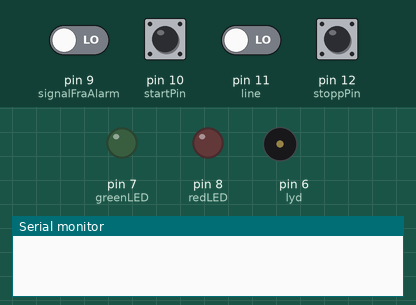
Recording of a sketch running on a simulated Arduino Uno, built with avr-gcc and run on an emulated ATmega328P. Shown: output pins drawn as LEDs (lit = HIGH), buzzer (waves = sounding), the last lines printed to the serial monitor. The inputs (shaded band) are chosen by the test bench; at power-on: pin 9 (signalFraAlarm), pin 10 (startPin), pin 11 (line), pin 12 (stoppPin) LOW.

Above: at 1.3 s.
1.4 s: pin 9 (signalFraAlarm) driven HIGH
At 2.6 s:
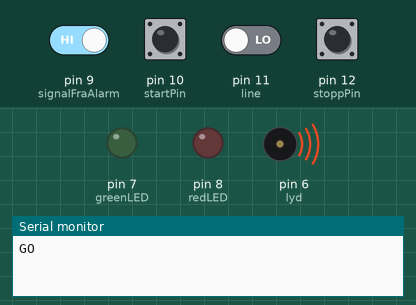
2.9 s: pin 10 (startPin) pulled HIGH for 0.15 s
At 3.6 s:
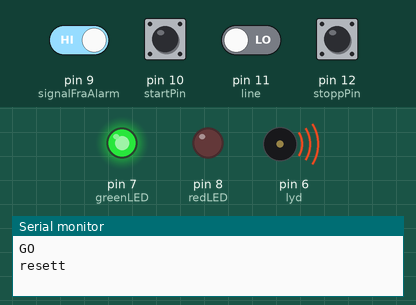
Timing chart, 0 to 5.9 s (numbered marks = the images above; inputs shaded):
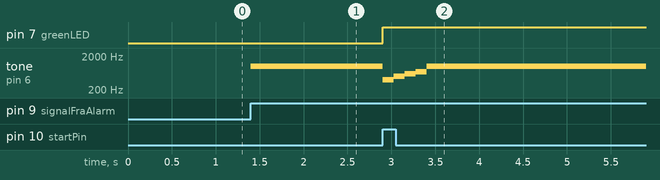

The sketch:

Spill.ino
```cpp
// Noter.
#include "pitches.h";

// Porter.
const int lyd = 6;
const int greenLED = 7;
const int redLED = 8;
const int signalFraAlarm = 9;
const int startPin = 10;
const int line = 11;
const int stoppPin = 12;

// 0 = alarmen har ikke gått før.
// 1 = alarmen har gått før.
int alarmState = 0;

// 0 = Start-pinnen har aldri blitt touchet eller spillet har blitt failet ved å touche linen.
// 1 = Start-pinnen har blitt touchet og brukeren kan prøve å vinne spillet.
// 2 = Spillet er vunnet.
int spillState = 0;

void setup() {

  Serial.begin(9600);

  //Pin-mode
  pinMode(greenLED, OUTPUT);
  pinMode(redLED, OUTPUT);

}

void loop() {

  // Hvis alarmen ikke har gått før og Alarm-arduinoen sier ifra, så starter spillet.
  if (alarmState == 0 && millis() > 500) {
    if (digitalRead(signalFraAlarm) == HIGH) {

      Serial.println("GO");

      alarm();
      spill();
      alarmState = 1;
    }
  }
}

// Kontrollerer hele spillet.
void spill() {

 // Så lenge spillet ikke er vunnet så forsetter programmet.
  while (spillState != 2) {

    // Hvis startpinnen har blitt touchet.
    while (spillState == 1) {

      // Hvis linen touches så går spillet inn i failed-mode.
      if (digitalRead(line) == HIGH) {

        Serial.println("fail");
        spillState = 0;
        fail();
      }

      // Hvis stopp-pinnen touches uten at linen har blitt touchet så vinner mann.
      if (digitalRead(stoppPin) == HIGH) {

        Serial.println("vinn");
        spillState = 2;
        stopp();
      }
    }

    /* // Hvis spillet skal kunne resettes etter å ha vunnet.
    if (spillState == 2) {
      if (digitalRead(startPin) == HIGH) {

        spillState = 1;
        start();
      }
    }*/

    // Resetter spillet når start-pinnen touches.
    if (digitalRead(startPin) == HIGH && spillState != 2) {

        Serial.println("resett");
        spillState = 1;
        start();
    }
  }
}

// Skrur på alarm-lyden.
void alarm() {

  noTone(lyd);
  tone(lyd, 1000);
}

// Skrur på det grønne lyset og spiller en lyd for å gi tilbakemelding til brukeren at spillet er klart.
void start() {

  digitalWrite(redLED, LOW);
  digitalWrite(greenLED, HIGH);

  noTone(lyd);
  tone(lyd, 400);
  delay(125);
  tone(lyd, 500);
  delay(125);
  tone(lyd, 600);
  delay(125);
  tone(lyd, 700);
  delay(125);
  alarm();
}

// Skrur paa det rød lyset og spiller en lyd for å gi tilbakemlding til brukeren på at han har touchet linen.
void fail() {

  digitalWrite(greenLED, LOW);
  digitalWrite(redLED, HIGH);
  noTone(lyd);
  tone(lyd, 1400);
  delay(500);
  alarm();
}

// Skrur av alarmen og spiller en mario power-up lyd for å gi tilbakemelding til brukeren om at han har vunnet.
void stopp() {

  digitalWrite(greenLED, LOW);
  noTone(lyd);
  mario();
}

// Spiller av mario power-up lyd.
void mario() {

  // Melodien i noter. Notene er deklarert i pitches.h.
  int melodi[] = { NOTE_C5, NOTE_G4, NOTE_C5, NOTE_E5, NOTE_G5, NOTE_C6, NOTE_G5, NOTE_GS4, NOTE_C5, NOTE_DS5, NOTE_GS5, NOTE_E5, NOTE_A5, NOTE_C6, NOTE_DS6, NOTE_GS6, NOTE_DS6, NOTE_AS4, NOTE_D5, NOTE_F5, NOTE_AS5, NOTE_F5, NOTE_B5, NOTE_D6, NOTE_F6, NOTE_AS6, NOTE_F6 };

  for (int i = 0; i < 27; i++) {

    tone(lyd, melodi[i]);

    // De første 26 notene er åttendedelsnoter.
    if (i != 26) {
      delay(1000/27);
    noTone(lyd);

    // Den siste noten er en sekstendedelsnote.
    } else {
      delay(1000/27*2);
      noTone(lyd);
    }
  }
}
```

pitches.h
```cpp
/*************************************************
 * Public Constants
 *************************************************/

#define NOTE_B0  31
#define NOTE_C1  33
#define NOTE_CS1 35
#define NOTE_D1  37
#define NOTE_DS1 39
#define NOTE_E1  41
#define NOTE_F1  44
#define NOTE_FS1 46
#define NOTE_G1  49
#define NOTE_GS1 52
#define NOTE_A1  55
#define NOTE_AS1 58
#define NOTE_B1  62
#define NOTE_C2  65
#define NOTE_CS2 69
#define NOTE_D2  73
#define NOTE_DS2 78
#define NOTE_E2  82
#define NOTE_F2  87
#define NOTE_FS2 93
#define NOTE_G2  98
#define NOTE_GS2 104
#define NOTE_A2  110
#define NOTE_AS2 117
#define NOTE_B2  123
#define NOTE_C3  131
#define NOTE_CS3 139
#define NOTE_D3  147
#define NOTE_DS3 156
#define NOTE_E3  165
#define NOTE_F3  175
#define NOTE_FS3 185
#define NOTE_G3  196
#define NOTE_GS3 208
#define NOTE_A3  220
#define NOTE_AS3 233
#define NOTE_B3  247
#define NOTE_C4  262
#define NOTE_CS4 277
#define NOTE_D4  294
#define NOTE_DS4 311
#define NOTE_E4  330
#define NOTE_F4  349
#define NOTE_FS4 370
#define NOTE_G4  392
#define NOTE_GS4 415
#define NOTE_A4  440
#define NOTE_AS4 466
#define NOTE_B4  494
#define NOTE_C5  523
#define NOTE_CS5 554
#define NOTE_D5  587
#define NOTE_DS5 622
#define NOTE_E5  659
#define NOTE_F5  698
#define NOTE_FS5 740
#define NOTE_G5  784
#define NOTE_GS5 831
#define NOTE_A5  880
#define NOTE_AS5 932
#define NOTE_B5  988
#define NOTE_C6  1047
#define NOTE_CS6 1109
#define NOTE_D6  1175
#define NOTE_DS6 1245
#define NOTE_E6  1319
#define NOTE_F6  1397
#define NOTE_FS6 1480
#define NOTE_G6  1568
#define NOTE_GS6 1661
#define NOTE_A6  1760
#define NOTE_AS6 1865
#define NOTE_B6  1976
#define NOTE_C7  2093
#define NOTE_CS7 2217
#define NOTE_D7  2349
#define NOTE_DS7 2489
#define NOTE_E7  2637
#define NOTE_F7  2794
#define NOTE_FS7 2960
#define NOTE_G7  3136
#define NOTE_GS7 3322
#define NOTE_A7  3520
#define NOTE_AS7 3729
#define NOTE_B7  3951
#define NOTE_C8  4186
#define NOTE_CS8 4435
#define NOTE_D8  4699
#define NOTE_DS8 4978
```

Measured:
- after the input at 1.4 s, tone on pin 6 (lyd): silent → 1000 Hz at once
- after the input at 2.9 s, pin 7 (greenLED): LOW → HIGH at once; tone on pin 6 (lyd): plays 400 Hz for 0.13 s, 500 Hz for 0.13 s, 600 Hz for 0.13 s, 700 Hz for 0.13 s, 1000 Hz for 7.1 s, starting at once
